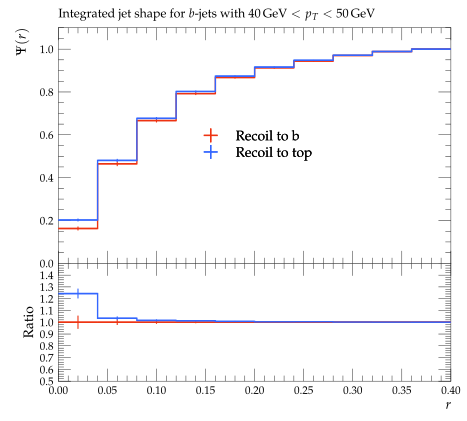

Source code (Python):
#! /usr/bin/env python

# This Python script was auto-generated using YODA v2.0.2.
# Analysis object: /ATLAS_2013_I1243871/d02-x01-y02
# Timestamp: 03-08-2026 (15:47:40)

import matplotlib as mpl
import matplotlib.pyplot as plt
mpl.use('Agg') # comment out for interactive use
import os
import numpy as np

plotDir = os.path.split(os.path.realpath(__file__))[0]
if 'YODA_USER_PLOT_PATH' in globals():
    plot_outdir = globals()['YODA_USER_PLOT_PATH']
else:
    plot_outdir = plotDir

#plot style
plt.style.use(os.path.join(plotDir, '../default.mplstyle'))
# plot metadata
figW, figH = plt.rcParams['figure.figsize']
ax_xLabel = r'$r$'
ax_yLabel = r'$\Psi(r)$'
ax_title  = r'Integrated jet shape for $b$-jets with $40\,\mathrm{GeV} < p_T < 50\,\mathrm{GeV}$'
ax_xScale = 'linear'
ax_yScale = 'linear'
xLims = (0.0, 0.4)
yLims = (0.0, 1.1)

# TeX-friendly labels for the legend
labels = {
    'legend' : ([ r"Recoil to b", r"Recoil to top" ], r""),
}

# Adjust canvas width and height
canvasW = 10.0
canvasH = 9.0
figW *= canvasW/10.
figH *= canvasH/9.

# Create figure and axis objects
fig, (ax, ratio0_ax) = plt.subplots(2, 1, sharex=True,
                  figsize=(figW,figH), gridspec_kw={'height_ratios': (6.0, 3.0)})

# Set figure margins
plt.subplots_adjust(
    left   = 1.0 * plt.rcParams['figure.subplot.left'],
    right  = 1.0 * plt.rcParams['figure.subplot.right'],
    top    = 1.0 * plt.rcParams['figure.subplot.top'],
    bottom = 1.0 * plt.rcParams['figure.subplot.bottom'])

ratio0_ax.yaxis.set_major_locator(mpl.ticker.MultipleLocator(0.1))
ratio0_ax.set_ylim(0.5, 1.4999)
ratio0_ax.set_ylabel('Ratio')

# the numerical data is stored in a separate file
dataf = dict()
prefix = os.path.split(__file__)[0]
if prefix:    prefix = prefix + '/'
exec(open(prefix+'d02-x01-y02__data.py').read(), dataf)


legend_handles = dict() # keep track of handles for the legend

# style options for curves
# starts at zorder>=5 to draw curve on top of legend
styles = {
  'recoil_b': {
    'color' : '#EE3311',
    'linestyle' : '-',
    'linewidth' : 1,
    'marker' : 'none',
    'markersize' : 2,
    'capsize' : 0.0,
    'zorder' : 5,
    'histstyle' : 1,
    'drawstyle' : 'steps-pre',
    'xerrorbars' : 1,
    'yerrorbars' : 1,
    'fillcolor' : None,
    'fillopacity' : 1.0,
    'ratio0_linestyle' : '-',
    'ratio0_linewidth' : 1,
    'ratio0_marker' : 'none',
    'ratio0_markersize' : 2,
    'ratio0_capsize' : 0.0,
    'ratio0_zorder' : 5,
    'ratio0_histstyle' : 1,
    'ratio0_drawstyle' : 'steps-pre',
    'ratio0_xerrorbars' : 1,
    'ratio0_yerrorbars' : 1,
  },
  'recoil_t': {
    'color' : '#3366FF',
    'linestyle' : '-',
    'linewidth' : 1,
    'marker' : 'none',
    'markersize' : 2,
    'capsize' : 0.0,
    'zorder' : 6,
    'histstyle' : 1,
    'drawstyle' : 'steps-pre',
    'xerrorbars' : 1,
    'yerrorbars' : 1,
    'fillcolor' : None,
    'fillopacity' : 1.0,
    'ratio0_linestyle' : '-',
    'ratio0_linewidth' : 1,
    'ratio0_marker' : 'none',
    'ratio0_markersize' : 2,
    'ratio0_capsize' : 0.0,
    'ratio0_zorder' : 6,
    'ratio0_histstyle' : 1,
    'ratio0_drawstyle' : 'steps-pre',
    'ratio0_xerrorbars' : 1,
    'ratio0_yerrorbars' : 1,
  },
}

# curve from input yoda files in main panel
for label, yvals in dataf['yvals'].items():
    if all(np.isnan(v) for v in dataf['yvals'][label]):
        continue
    tmp = None
    if styles[label]['histstyle']: # draw as histogram
        xpos = dataf['xedges'][label] if styles[label]['drawstyle'] else dataf['xpoints'][label]
        ypos = np.insert(yvals, 0, yvals[0]) if styles[label]['drawstyle'] else yvals
        if styles[label]['fillcolor']: # fill area below curve
            ax.fill_between(xpos, ypos, step='pre',
                            color=styles[label]['fillcolor'],
                            alpha=styles[label]['fillopacity'])
        tmp, = ax.plot(xpos, ypos,
                       color=styles[label]['color'],
                       linestyle=styles[label]['linestyle'],
                       linewidth=styles[label]['linewidth'],
                       drawstyle=styles[label]['drawstyle'], solid_joinstyle='miter',
                       zorder=styles[label]['zorder'], label=label)
    tmp = ax.errorbar(dataf['xpoints'][label], yvals,
                      xerr=np.array(dataf['xerrs'][label])*styles[label]['xerrorbars'],
                      yerr=np.array(dataf['yerrs'][label])*styles[label]['yerrorbars'],
                      fmt=styles[label]['marker'], capsize=styles[label]['capsize'],
                      markersize=styles[label]['markersize'],
                      ecolor=styles[label]['color'],
                      color=styles[label]['color'], zorder=styles[label]['zorder'])
    tmp[-1][0].set_linestyle(styles[label]['linestyle'])
    tmp[-1][0].set_linewidth(styles[label]['linewidth'])
    if label in dataf['add_legend_handle']:  legend_handles[label] = tmp
    for varLabel in dataf['variation_yvals'].keys():
        if varLabel.startswith(label):
            tmp, = ax.plot(dataf['xedges'][label], dataf['variation_yvals'][varLabel],
                           color=styles[label]['color'],
                           linestyle=styles[label]['linestyle'],
                           linewidth=styles[label]['linewidth'],
                           drawstyle='steps-pre', solid_joinstyle='miter',
                           zorder=styles[label]['zorder'], alpha=0.5)


# plots on ratio panel
# curve from input yoda files in ratio panel
for label, yvals in dataf['ratio0_yvals'].items():
    if all(np.isnan(v) for v in yvals):
        continue
    if styles[label]['ratio0_histstyle']: # plot as histogram
        xpos = dataf['xedges']['recoil_b'] if styles[label]['ratio0_drawstyle'] else dataf['xpoints']['recoil_b']
        ypos = np.insert(yvals, 0, yvals[0]) if styles[label]['ratio0_drawstyle'] else yvals
        ratio0_ax.plot(xpos, ypos,
                       color=styles[label]['color'],
                       linewidth=styles[label]['linewidth'],
                       linestyle=styles[label]['ratio0_linestyle'],
                       drawstyle=styles[label]['ratio0_drawstyle'], zorder=styles[label]['zorder'],
                       solid_joinstyle='miter')
    tmp = ratio0_ax.errorbar(dataf['xpoints']['recoil_b'], yvals,
                             xerr=np.array(dataf['ref_xerrs'])*styles[label]['ratio0_xerrorbars'],
                             yerr=np.array(dataf['ratio0_yerrs'][label])*styles[label]['ratio0_yerrorbars'],
                             fmt=styles[label]['ratio0_marker'], capsize=styles[label]['ratio0_capsize'],
                             markersize=styles[label]['ratio0_markersize'],
                             ecolor=styles[label]['color'],
                             color=styles[label]['color'])
    tmp[-1][0].set_linestyle(styles[label]['ratio0_linestyle'])
    tmp[-1][0].set_linewidth(styles[label]['ratio0_linewidth'])

    for varlabel in dataf['ratio0_variation_vals'].keys():
        if varlabel.startswith(label):
            ratio0_ax.plot(dataf['xedges']['recoil_b'],
                            dataf['ratio0_variation_vals'][varlabel],
                            color=styles[label]['color'],
                            linestyle=styles[label]['linestyle'],
                            linewidth=styles[label]['linewidth'],
                            drawstyle='steps-pre', solid_joinstyle='miter',
                            zorder=1, alpha=0.5)

legend_items = list(legend_handles.values())
ax.add_artist(ax.legend(legend_items,
                        labels['legend'][0],
                        title=labels['legend'][1],
                        alignment='left',
                        loc='center',
                        bbox_to_anchor=(0.5, 0.5)))

# set plot metadata as defined above
ratio0_ax.set_xlabel(ax_xLabel)
ratio0_ax.xaxis.set_label_coords(1., -0.15)
ax.set_ylabel(ax_yLabel, ha='right', va='top')
ax.yaxis.set_label_coords(-0.11, 1.0)
ax.set_title(ax_title, loc='left')
ax.set_xscale(ax_xScale)
ax.set_yscale(ax_yScale)
ax.set_xlim(xLims)
ax.set_ylim(yLims)

# tick formatting
plt.rcParams['xtick.top'] = True
plt.rcParams['ytick.right'] = True
fig.align_ylabels((ax, ratio0_ax))
plt.savefig(os.path.join(plot_outdir, 'd02-x01-y02.pdf'), format='PDF')
plt.savefig(os.path.join(plot_outdir, 'd02-x01-y02.png'), format='PNG')

plt.close(fig)
